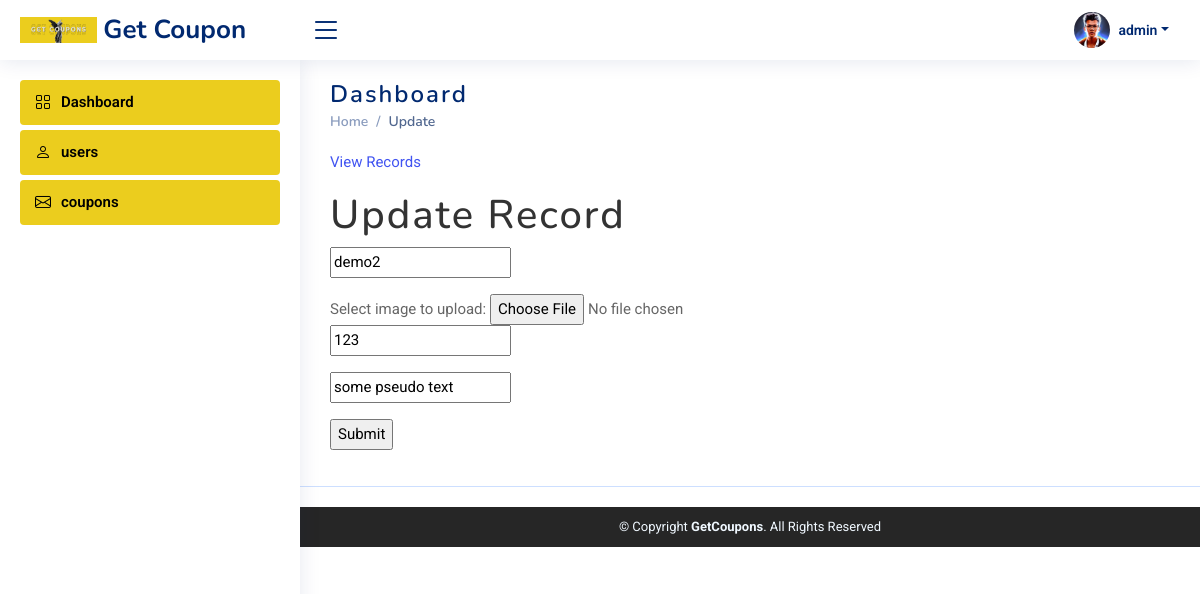
/update.php?id=9 (signed in), run on the app's committed database.
### tables this page shows
CREATE TABLE `product` (
  `id` int(11) NOT NULL,
  `name` varchar(50) NOT NULL,
  `img` varchar(50) NOT NULL,
  `code` varchar(50) NOT NULL,
  `price` float NOT NULL,
  `des` varchar(1000) NOT NULL,
  `status` int(1) NOT NULL COMMENT '0 sold 1 in stock',
  `byadd` int(11) NOT NULL
);

### update.php (the view, shortened to what this page needs)
<?php
include("connect.php");
include("adheader.php");
$id=$_REQUEST['id'];
$query = "SELECT * from product where id='".$id."'";
$result = mysqli_query($con, $query) or die ( mysqli_error($con));
$row = mysqli_fetch_assoc($result);
?>
<html>
<head>
<link rel="stylesheet" href="css/style.css" />
</head>
<body>
<div class="form">
<p>
 <a href="coupons.php">View Records</a>
<div>
<h1>Update Record</h1>
<form name="form" method="post">
<p><input type="text" name="name" placeholder="Enter Name" required value="<?php echo $row['name'];?>" /></p>
Select image to upload:
                <input type="file" name="file" >
<p><input type="text" name="price" placeholder="Enter Price" required value="<?php echo $row['price'];?>" /></p>
<p><input type="text" name="des" placeholder="Enter Description" required value="<?php echo $row['des'];?>" /></p>
<p><input name="submit" type="submit" value="Submit" /></p>
</form>
</div>
</div>
<?php
include("adfooter.php");
?>
</body>
</html>

### assets/css/style.css (style rules this page uses)
:root { scroll-behavior: smooth; }
body { font-family: "Open Sans", sans-serif; background: ;*/ color: #444444 color: #444444; }
a { color: #4154f1; text-decoration: none; }
h1, h2, h3, h4, h5, h6 { font-family: "Nunito", sans-serif; }

### data on the page
product: name "demo2", price "123", des "some pseudo text"

### other printed values
$_SESSION[name] "admin"
str_replace('.php', '', basename($_SERVER['PHP_SELF'])) "Update"
